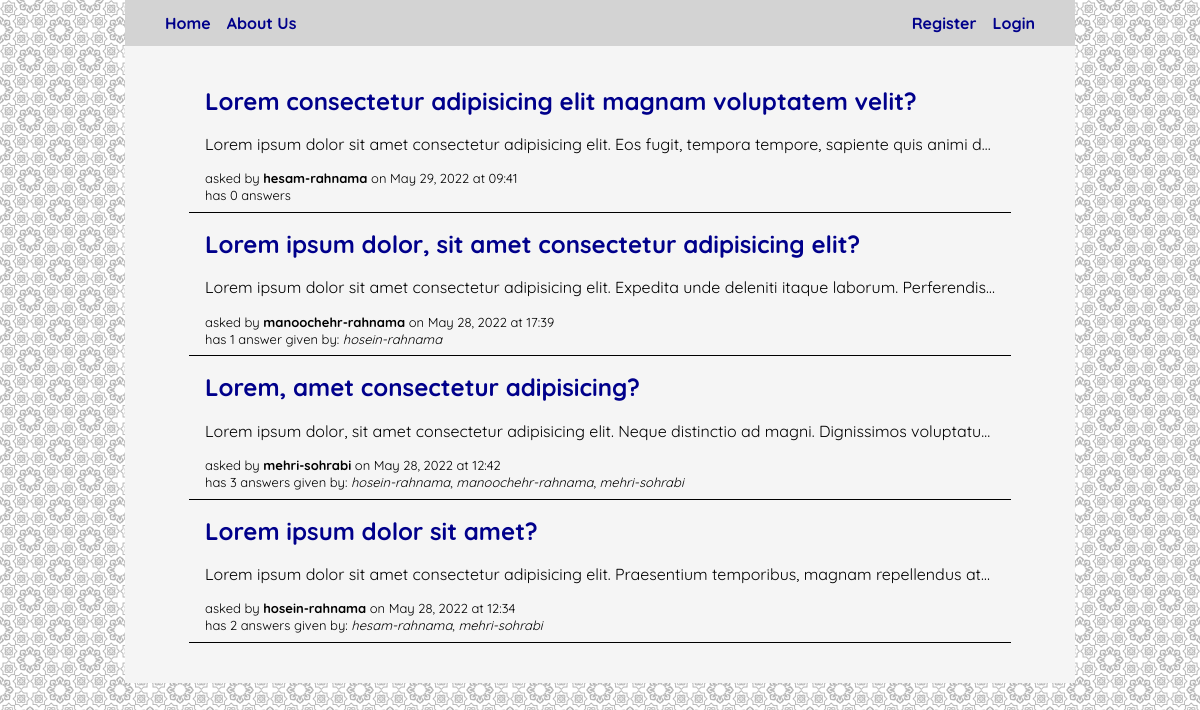
/, run on an earlier commit of the app's database.
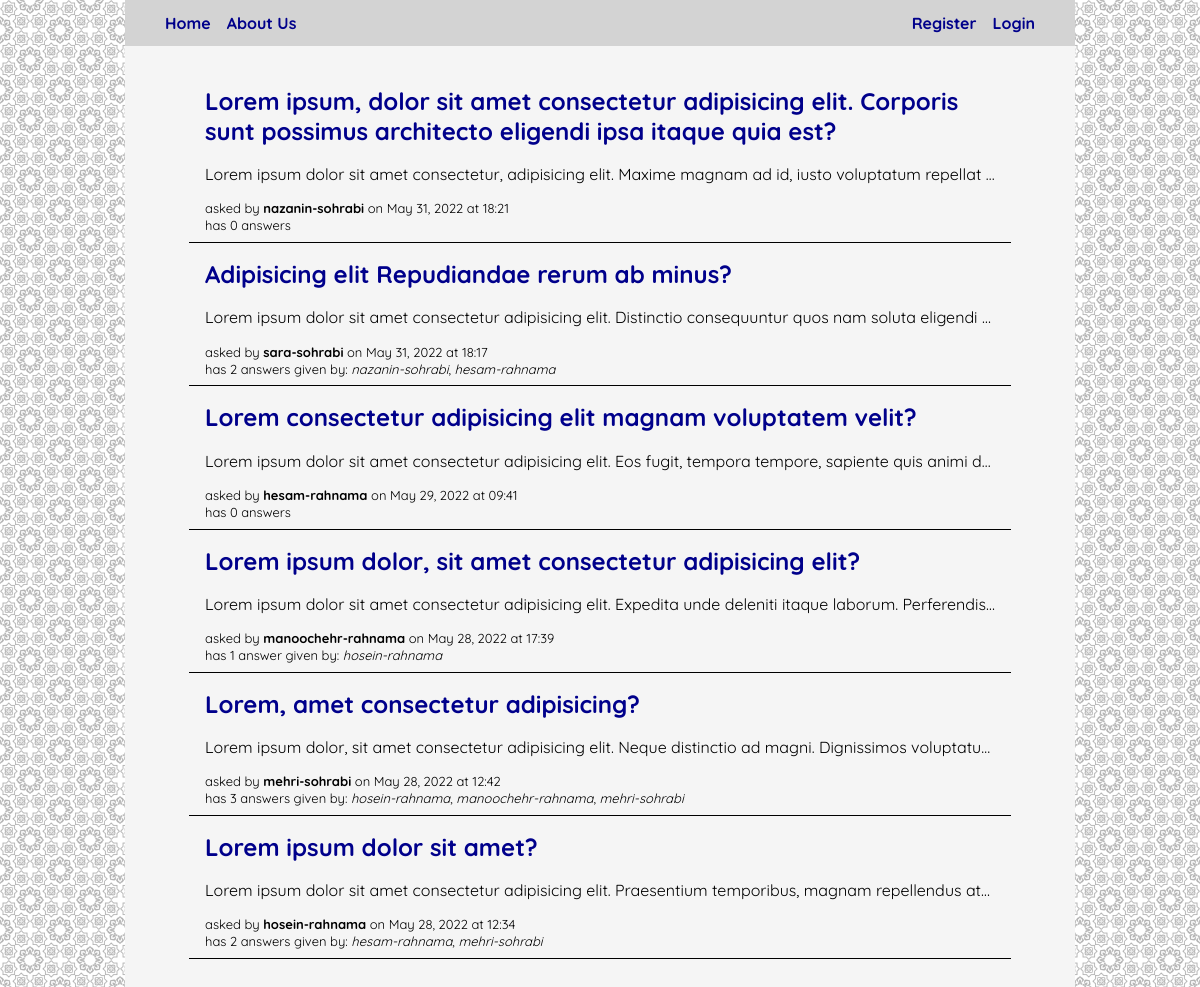
And on a later commit of the database.
### blog/models.py (models this page shows, shortened)
class Question(db_models.Model):
    author = db_models.ForeignKey(auth_models.User, on_delete=db_models.CASCADE)
    title = db_models.CharField(max_length=200)
    body = db_models.TextField()
    published = db_models.DateTimeField(auto_now_add=True)
    updated = db_models.DateTimeField(auto_now=True)

class Answer(db_models.Model):
    author = db_models.ForeignKey(auth_models.User, on_delete=db_models.CASCADE)
    question = db_models.ForeignKey(Question, on_delete=db_models.CASCADE)
    body = db_models.TextField()
    published = db_models.DateTimeField(auto_now_add=True)
    updated = db_models.DateTimeField(auto_now=True)

### blog/views.py (the view)
# urls.py: path('', views.index, name='index'),
def index(request):
    questions_list = blog_models.Question.objects.order_by('-published')
    context = {
        'questions_list': questions_list
    }
    template = 'blog/index.html'
    return render(request, template, context)

### blog/templates/blog/index.html
{% extends "project/base.html" %}
{% block content %}
    {% if questions_list %}
        <ul class="questions-list">
            {% for question in questions_list %}
                {% with answers=question.answer_set.all %}
                    <li class="question-card">
                        <h2 class="question-title"><a href="{% url 'blog:detail' question.id %}">{{ question.title }}</a></h2>
                        <p class="question-body-preview">{{ question.body }}</p>
                        <div class="question-info">
                            <p>asked by <span class="question-author">{{ question.author }}</span> on {{ question.published|date:"F d, Y" }} at {{ question.published|date:"H:i" }}</p>
                            <p>
                                {% if answers.count %}
                                    has {{ answers.count }} answer{{ answers.count|pluralize }} given by:
                                    {% for answer in answers %}
                                        {% if forloop.counter == answers.count %}
                                            <span class="answer-author">{{ answer.author.username }}</span>
                                        {% else %}
                                            <span class="answer-author">{{ answer.author.username }}</span>,
                                        {% endif %}
                                    {% endfor %}
                                {% else %}
                                    has 0 answers
                                {% endif %}
                            </p>
                        </div>
                    </li>
                {% endwith %}
            {% endfor %}
        </ul>
    {% else %}
        <p class="empty-questions-list">No questions are available.</p>
    {% endif %}
{% endblock content %}

### project/templates/project/base.html (shortened to what this page needs)
{% load static %}
<!DOCTYPE html>
<html lang="en">
<head>
    <link rel="stylesheet" type="text/css" href="{% static 'project/style.css' %}">
    <link rel="stylesheet" type="text/css" href="{% static 'blog/style.css' %}">
    <link rel="stylesheet" type="text/css" href="{% static 'user/style.css' %}">
</head>
<body>
    <nav class="nav-bar">
        <ul>
            <div class="nav-bar-left">
                <li><a href="{% url 'blog:index' %}">Home</a></li>
                <li><a href="#">About Us</a></li>
            </div>
            <div class="nav-bar-right">
                {% if user.is_authenticated %}
                    <li><a href="{% url 'user:logout' %}">Logout</a></li>
                {% else %}
                    <li><a href="{% url 'user:login' %}">Login</a></li>
                    <li><a href="{% url 'user:register' %}">Register</a></li>
                {% endif %}
            </div>
        </ul>
    </nav>
    <main>
        {% block content %}
        {% endblock content %}
    </main>
</body>
</html>

### project/static/project/style.css (style rules this page uses)
* { margin: 0px; padding: 0px; box-sizing: border-box; }
body { background-image: url(./images/background.jpg); background-repeat: repeat; background-size: 25%; font-family: 'Quicksand', 'Cambria', 'Times New Roman', 'Arial'; line-height: 30px; padding: 0px 25px; margin: 0px 100px; }
main { background-color: whitesmoke; padding: 2em; }
a { color: darkblue; text-decoration: none; }
.nav-bar { background-color: lightgrey; position: sticky; top: 0; }
.nav-bar ul { list-style-type: none; overflow: hidden; }
.nav-bar-left { float: left; margin-left: 2em; }
.nav-bar-left li { float: left; }
.nav-bar-right { float: right; margin-right: 2em; }
.nav-bar-right li { float: right; }
.nav-bar-right li a, .nav-bar-left li a { display: block; font-weight: bold; padding: 0.5em 0.5em; }

### blog/static/blog/style.css (style rules this page uses)
.questions-list { list-style-type: none; margin: 0em 2em; }
.question-card { border-bottom-style: solid; border-bottom-width: 0.1em; padding: 0.5em 1em; margin-bottom: 0.5em; }
.question-title { margin-bottom: 0.8em; }
.question-body-preview { line-height: 1.2em; margin-bottom: 1em; white-space: nowrap; overflow: hidden; text-overflow: ellipsis; }
.question-info { line-height: 1.3em; font-size: small; }
.question-author { font-weight: bold; }
.answer-author { font-style: italic; }

What changed in the data, as far as the page shows it:
added Question: title "Lorem ipsum, dolor sit amet consectetur adipisicing elit. Corporis sunt possimus architecto eligendi ipsa itaque quia est?", body "Lorem ipsum dolor sit amet consectetur, adipisicing elit. Maxime magnam ad id, iusto voluptatum repellat…", author "nazanin-sohrabi", published "May 31, 2022", published "18:21", shows "has 0 answers"
added Question: title "Adipisicing elit Repudiandae rerum ab minus?", body "Lorem ipsum dolor sit amet consectetur adipisicing elit. Distinctio consequuntur quos nam soluta eligendi…", author "sara-sohrabi", published "May 31, 2022", published "18:17", answer_set.all.count "2"
added Answer: author.username "nazanin-sohrabi", shown under "Adipisicing elit Repudiandae rerum ab minus?"
added Answer: author.username "hesam-rahnama", shown under "Adipisicing elit Repudiandae rerum ab minus?"
